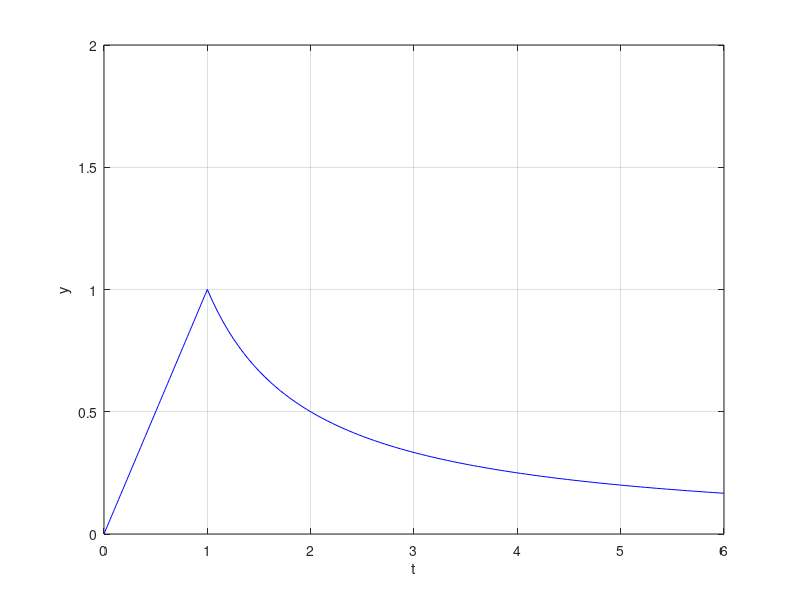

This chart was generated by the following MATLAB code:
clc;
clear;

% code1
% t1 = [0:0.01:1];
% t2 = [1:0.01:6];
% t = [t1 t2];
% 
% y1 = t1;
% y2 = 1./t2;
% y = [y1 y2];
% 
% figure(1);
% plot(t,y);
% axis([0 6 0 2]);
% grid on;

% code2
t = linspace(0,1,100);
y = t;

figure(1);
plot(t,y,'b');
hold on;

t = linspace(1,6,100);
y = 1./t;
plot(t,y,'b');
axis([0 6 0 2]);

xlabel('t');
ylabel('y');
grid on;